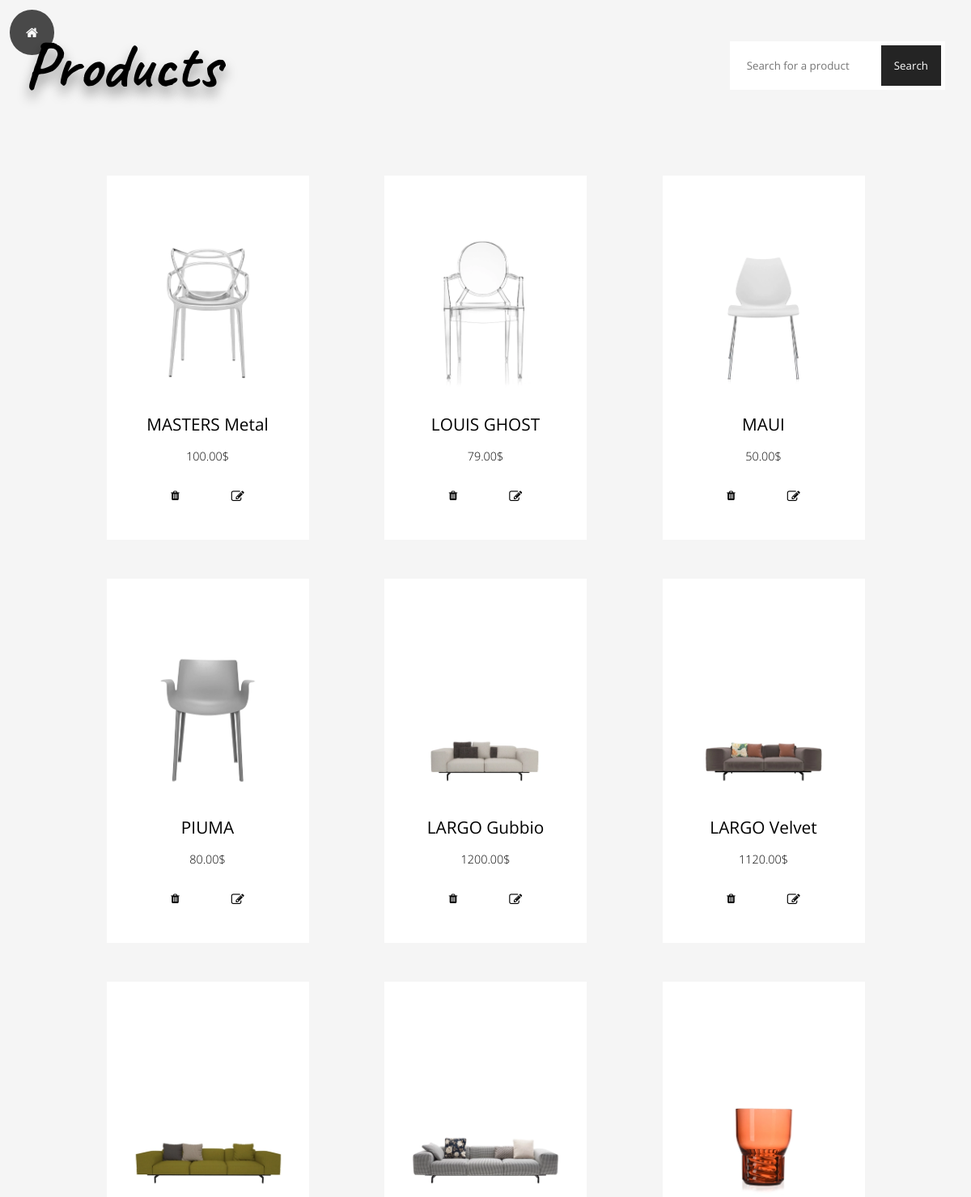
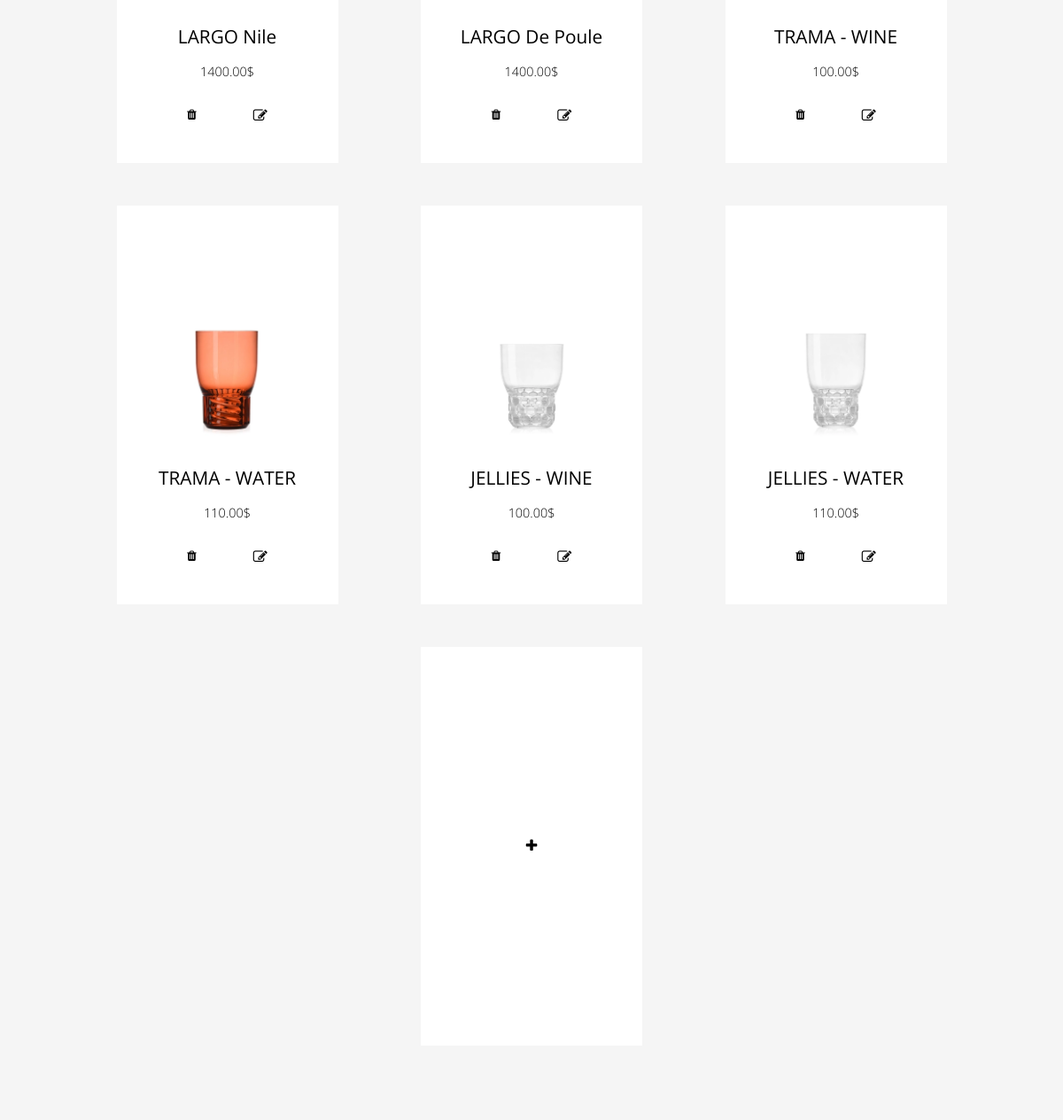
/pages/products.php (signed in), run on the app's committed database (2 pictures, top to bottom).
### tables this page shows
CREATE TABLE `products` (
  `product_id` int(11) NOT NULL,
  `products_header` varchar(255) NOT NULL,
  `products_image` varchar(255) NOT NULL,
  `products_price` decimal(10,2) NOT NULL,
  `products_link` varchar(255) NOT NULL,
  `created_date` timestamp NOT NULL DEFAULT current_timestamp(),
  `user_id` int(11) NOT NULL
);

### pages/products.php (the view, shortened to what this page needs)
<!DOCTYPE html>
<html lang="en">
<head>
    <link rel="stylesheet" href="products-style.css">
    <link rel="stylesheet" href="https://cdnjs.cloudflare.com/ajax/libs/font-awesome/4.7.0/css/font-awesome.min.css">
</head>
<body>
    <div class="homeback">
        <a href="/web/Kartell.php"><i class="fa fa-home" aria-hidden="true"></i></a>
    </div>
    <div id="container">
        <div class="header">
            <h1>Products</h1>
        </div>
        <form method="GET">
            <input type="text" name="product_name" placeholder="Search for a product" class="search-bar">
            <button type="submit" class="search-button">Search</button>
        </form>
    </div>
    <div class="second-container">
        <div id="product-containers">
            <?php
            try {
                $username = "root";
                $password = "";
                $pdo = new PDO('mysql:host=localhost;dbname=dbkartell', $username, $password);
                $pdo->setAttribute(PDO::ATTR_ERRMODE, PDO::ERRMODE_EXCEPTION);
                if (isset($_GET["product_name"]) && !empty($_GET["product_name"])) {
                    $product_name = "%{$_GET['product_name']}%";
                    $sql = "SELECT * FROM products WHERE products_header LIKE :product_name";
                    $params = array("product_name" => $product_name);
                    $arg = $pdo->prepare($sql);
                    $arg->execute($params);
                    $searched = true;
                    $search_term = $_GET["product_name"];
                } else {
                    $arg = $pdo->prepare("SELECT * FROM products");
                    $arg->execute();
                }
                if ($arg->rowCount() == 0) {
                    $product_name = "{$_GET['product_name']}";
                    echo "<p class='comment'>No products was found named " . $product_name . "</p>";
                } else {
                    while ($row = $arg->fetch(PDO::FETCH_ASSOC)) {
                        $header = $row['products_header'];
                        $image = $row['products_image'];
                        $price = $row['products_price'];
                        $link = $row['products_link'];
            ?>
                        <?php
                        if (isset($_SESSION["userid"])) {
                            if ($_SESSION['usrtype'] == "admin") {
                        ?>
                                <div class="product">
                                    <a href="<?php echo $link; ?>">
                                        <img src="../images/<?php echo $image; ?>" alt="">
                                        <h1>
                                            <?php echo $header; ?>
                                        </h1>
                                        <p>
                                            <?php echo $price; ?>$
                                        </p>
                                    </a>
                                    <div class="icon-container">
                                        <form action="../auth/products-delete.php" method="post">
                                            <button type="submit" name="submit">
                                                <i class="fa fa-trash" aria-hidden="true"></i>
                                            </button>
                                        </form>
                                        <a href="../user/sections/products-edit-section.php?id=<?php echo $row['product_id']; ?>">
                                            <i class="fa fa-pencil-square-o" aria-hidden="true"></i>
                                        </a>
                                    </div>
                                </div>
                            <?php
                            }
                        }
                        ?>
                    <?php
                    }
                }
            } catch (PDOException $e) {
                echo "Error: " . $e->getMessage();
            }
            if (isset($_SESSION["userid"])) {
                if ($_SESSION['usrtype'] == "admin") {
                    ?>
                    <div class="product">
                        <a href="../user/sections/products-add-section.php"><i class="fa fa-plus" aria-hidden="true"></i></a>
                    </div>
            <?php
                }
            }
            ?>
        </div>
</body>
</html>

### pages/products-style.css (style rules this page uses)
* { font-family: "Open Sans"; box-sizing: border-box; text-decoration: none; list-style: none; color: black; margin: 0; padding: 0; }
body { background: rgb(255, 241, 195); background: linear-gradient( 360deg, rgba(255, 241, 195, 1) 0%, rgba(247, 228, 163, 1) 24%, rgba(255, 74, 121, 1) 90% ); background-attachment: fixed; }
.homeback { position: fixed; width: 100%; height: auto; border-radius: 50px; margin: 1%; z-index: 999; }
.fa-home { font-size: 25px; color: white; background-color: black; padding: 20px; border-radius: 30px; opacity: 70%; transition: 0.2s; }
button { outline: none; background-color: transparent; border: none; }
#container { background-color: rgb(245, 245, 245); width: 100%; height: auto; padding: 1rem; display: flex; align-items: center; justify-content: space-between; }
.header, .header h1 { font-family: "Caveat"; color: black; font-size: 5rem; margin: 1%; text-align: start; text-shadow: 0 10px 15px rgb(0 0 0 / 0.4); }
.search-bar, .search-button { border: 5px solid white; padding: 1rem; outline: none; }
.search-button { margin-left: -1rem; margin-right: 1rem; background-color: black; opacity: 85%; transition: opacity 0.3s; color: white; }
#product-containers { display: flex; background-color: #f5f5f5; padding: 2rem; width: 95%; height: auto; margin: 0 auto; flex-wrap: wrap; justify-content: space-evenly; align-items: center; }
.second-container { padding-bottom: 10rem; background-color: #f5f5f5; }
.product { text-align: center; background-color: #ffffff; width: 250px; height: 450px; padding: 1.5rem; margin: 1.5rem; transition: 0.2s; }
.product img { width: 100%; height: 60%; object-fit: contain; max-width: 300px; max-height: 240px; }
.product h1 { width: 100%; height: auto; font-size: 1.3rem; margin-top: 1.5rem; margin-bottom: 1rem; font-weight: 400; }
.product p { width: 100%; font-size: 0.9rem; height: auto; font-weight: 200; }
.fa-trash { font-size: 1.5rem; margin: 1rem; color: black; padding: 1rem; border-radius: 40px; }
.fa-plus { align-items: center; margin-top: 12rem; font-size: 2rem; display: flex; }
.fa-pencil-square-o { font-size: 1.5rem; padding: 1rem; border-radius: 40px; margin: 1rem; transition: 0.3s; }
.icon-container { display: flex; align-items: center; justify-content: center; }

### data on the page
products: products_image (picture), products_header "MASTERS Metal", products_price "100.00"
products: products_image (picture), products_header "LOUIS GHOST", products_price "79.00"
products: products_image (picture), products_header "MAUI", products_price "50.00"
products: products_image (picture), products_header "PIUMA", products_price "80.00"
products: products_image (picture), products_header "LARGO Gubbio", products_price "1200.00"
products: products_image (picture), products_header "LARGO Velvet", products_price "1120.00"
products: products_image (picture), products_header "LARGO Nile", products_price "1400.00"
products: products_image (picture), products_header "LARGO De Poule", products_price "1400.00"
products: products_image (picture), products_header "TRAMA - WINE", products_price "100.00"
products: products_image (picture), products_header "TRAMA - WATER", products_price "110.00"
products: products_image (picture), products_header "JELLIES - WINE", products_price "100.00"
products: products_image (picture), products_header "JELLIES - WATER", products_price "110.00"
